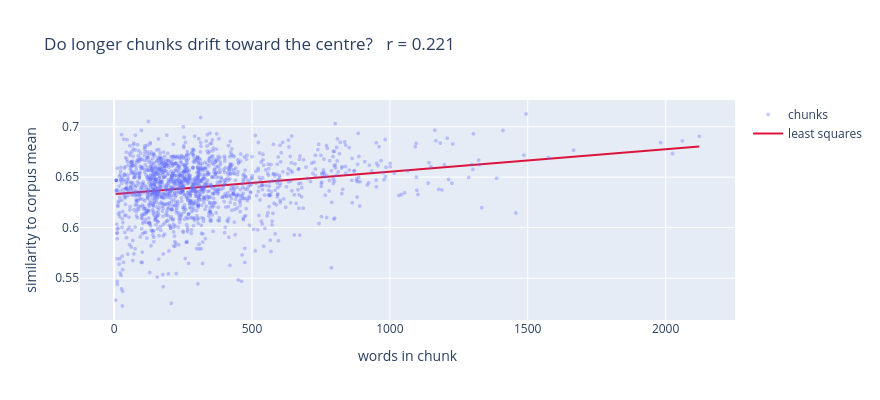

Here is the notebook cell this chart was saved with:
### Code cell
corr = geometry.length_vs_centrality(vectors, df)
words = df["word_count"].to_numpy(dtype=float)
centrality = vectors @ vectors.mean(axis=0)

slope, intercept = np.polyfit(words, centrality, 1)
line_x = np.array([words.min(), words.max()])

fig = go.Figure()
fig.add_trace(go.Scattergl(x=words, y=centrality, mode="markers",
                           marker=dict(size=4, opacity=0.35), name="chunks"))
fig.add_trace(go.Scatter(x=line_x, y=slope * line_x + intercept, mode="lines",
                         line=dict(color="crimson", width=2), name="least squares"))
fig.update_layout(title=f"Do longer chunks drift toward the centre?   r = {corr:.3f}",
                  xaxis_title="words in chunk", yaxis_title="similarity to corpus mean",
                  width=880, height=400)
fig.show()

### Figure 1 — Plotly figure (JSON) as saved in the notebook; plotly's stock layout.template omitted (floating-point values rounded to 4 significant figures; data arrays with more than 128 entries replaced by an {"elided": "..."} marker saying what was removed)
{"data": [{"marker": {"opacity": 0.35, "size": 4}, "mode": "markers", "name": "chunks", "type": "scattergl", "x": {"elided": "1571 float values"}, "y": {"elided": "1571 float values"}}, {"line": {"color": "crimson", "width": 2}, "mode": "lines", "name": "least squares", "type": "scatter", "x": [6.0, 2122.0], "y": [0.6333, 0.6804]}], "layout": {"height": 400, "title": {"text": "Do longer chunks drift toward the centre?   r = 0.221"}, "width": 880, "xaxis": {"title": {"text": "words in chunk"}}, "yaxis": {"title": {"text": "similarity to corpus mean"}}}}
